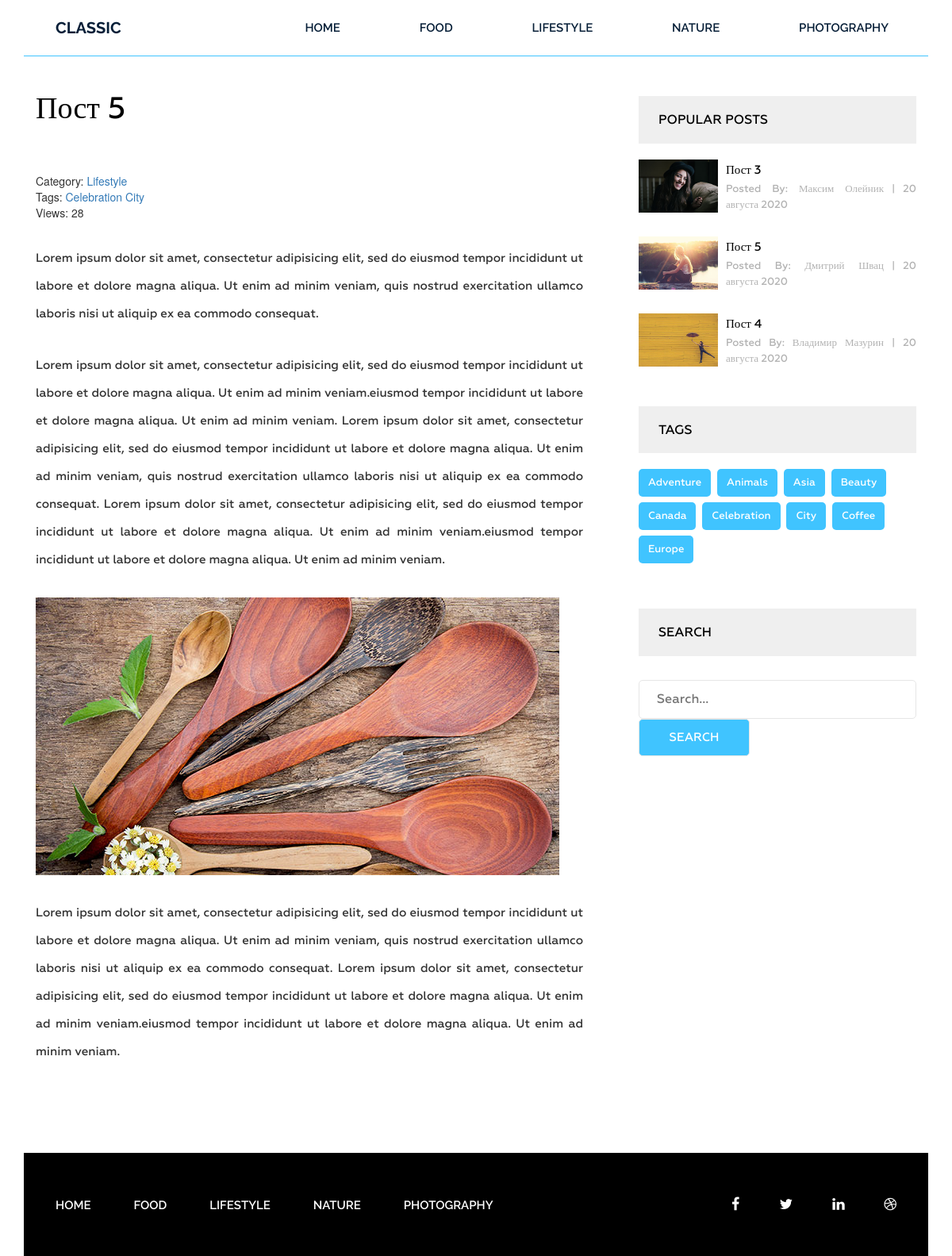
The app's page /post/post-5/ with its own data.
### blog/models.py (models this page shows, shortened)
class Category(models.Model):
    title = models.CharField(max_length=255)
    slug = models.SlugField(max_length=255, verbose_name='url', unique=True)
    def get_absolute_url(self):
        return reverse('category', kwargs={"slug": self.slug})
    def __str__(self):
        return self.title
    class Meta:
        verbose_name = 'Категория(ю)'
        verbose_name_plural = 'Категории'
        ordering = ['title']

class Post(models.Model):
    title = models.CharField(max_length=255)
    slug = models.SlugField(max_length=255, verbose_name='url', unique=True)
    author = models.CharField(max_length=100)
    content = models.TextField(blank=True)
    created_at = models.DateTimeField(auto_now_add=True)
    photo = models.ImageField(upload_to='photos/%Y/%m/%d/', blank=True)
    views = models.IntegerField(default=0)
    category = models.ForeignKey(Category, on_delete=models.PROTECT, related_name='posts')
    tags = models.ManyToManyField(Tag, blank=True, related_name='posts')
    def get_absolute_url(self):
        return reverse('post', kwargs={"slug": self.slug})
    class Meta:
        verbose_name = 'Статья'
        verbose_name_plural = 'Статьи'
        ordering = ['-created_at']

class Tag(models.Model):
    title = models.CharField(max_length=50)
    slug = models.SlugField(max_length=50, verbose_name='url', unique=True)
    class Meta:
        verbose_name = 'Тег'
        verbose_name_plural = 'Теги'
        ordering = ['title']
    def get_absolute_url(self):
        return reverse('tag', kwargs={"slug": self.slug})

### blog/views.py (the view)
# urls.py: path('post/<str:slug>/', GetPost.as_view(), name='post'),
class GetPost(DetailView):
    model = Post
    template_name = 'blog/single.html'
    context_object_name = 'post'
    def get_context_data(self, *, object_list=None, **kwargs):
        context = super().get_context_data(**kwargs)
        self.object.views = F('views') + 1
        self.object.save()
        self.object.refresh_from_db()
        return context

### blog/templatetags/menu.py (called while the page is built)
@register.inclusion_tag('blog/menu_tpl.html')
def show_menu(menu_class='menu'):
    categories = Category.objects.all()
    return {"categories": categories, "menu_class": menu_class}

### blog/templatetags/sidebar.py (called while the page is built)
@register.inclusion_tag('blog/popular_posts_tpl.html')
def get_popular(cnt=3):
    posts = Post.objects.order_by('-views')[:cnt]
    return {"posts": posts}

@register.inclusion_tag('blog/tags_tpl.html')
def get_tags():
    tags = Tag.objects.all()
    return {"tags": tags}

### blog/templates/blog/single.html (shortened to what this page needs)
{% extends 'base.html' %}
{% load static %}
{% load sidebar %}
{% block content %}
<section class="single-blog-area">
    <div class="container">
        <div class="row">
           <div class="col-md-12">
            <div class="border-top">
                <div class="col-md-8">
                <div class="blog-area">
                    <div class="blog-area-part">
                        <h2>{{ post.title }}</h2>
                        <div class="single-content">
                            <div>
                                <span>Category: <a href="{{ post.category.get_absolute_url }}">{{ post.category }}</a></span>
                                <br>
                                {% if post.tags.exists %}
                                <span>
                                    Tags:
                                    {% for tag in post.tags.all %}
                                        <a href="{{ tag.get_absolute_url }}">{{ tag.title }}</a>
                                    {% endfor %}
                                </span>
                                {% endif %}
                                <br>
                                <span>
                                    Views: {{ post.views }}
                                </span>
                            </div>
                            {{ post.content|safe }}
                        </div>
                    </div>
                </div>
            </div>
            <div class="col-md-4">
                {% get_popular 3 %}
                {% get_tags %}
                <div class="newsletter">
                    <h2 class="sidebar-title">Search</h2>
                    <form action="{% url 'search' %}" method="get">
                        <input type="text" name="s" placeholder="Search...">
                        <input type="submit" value="Search">
                    </form>
                </div>
            </div>
            </div>
            </div>
        </div>
    </div>
</section>
{% endblock %}

### templates/base.html (shortened to what this page needs)
{% load static %}
{% load cache %}
<!DOCTYPE html>
<html lang="en">
<head>
    <link rel="stylesheet" href="{% static 'css/bootstrap.css' %}">
    <link rel="stylesheet" href="{% static 'css/font-awesome.min.css' %}">
    <link rel="stylesheet" href="{% static 'css/owl.carousel.min.css' %}">
    <link rel="stylesheet" href="{% static 'css/owl.theme.default.min.css' %}">
    <link rel="stylesheet" href="{% static 'style.css' %}">
    <link rel="stylesheet" href="{% static 'responsive.css' %}">
</head>
<body>
    <div class="wrapper">
        {% cache 20 header %}
        {% include 'inc/_header.html' %}
        {% endcache %}
        {% block content %}{% endblock %}
        {% cache 20 footer %}
        {% include 'inc/_footer.html' %}
        {% endcache %}
    </div>
</body>
</html>

### templates/inc/_header.html
{% load menu %}
<header class="header">
    <div class="container">
        <div class="row">
            <div class="col-md-2">
                <div class="logo">
                    <h2><a href="{% url 'home' %}">Classic</a></h2>
                </div>
            </div>
            <div class="col-md-10">
                {% show_menu %}
            </div>
        </div>
    </div>
</header>

### blog/templates/blog/menu_tpl.html
<div class="{{ menu_class }}">
    <ul>
        <li><a href="{% url 'home' %}">Home</a></li>
        {% for item in categories %}
        <li><a href="{{ item.get_absolute_url }}">{{ item.title }}</a></li>
        {% endfor %}
    </ul>
</div>

### blog/templates/blog/popular_posts_tpl.html
<h2 class="sidebar-title">Popular Posts</h2>
<div class="grid">
    {% for post in posts %}
    <div class="portfolio-item popular">
        {% if post.photo %}
            <img src="{{ post.photo.url }}" alt="{{ post.title }}">
        {% else %}
            <img src="https://picsum.photos/id/237/300/201" alt="{{ post.title }}">
        {% endif %}
        <div class="portfolio-text">
            <h5><a href="{{ post.get_absolute_url }}">{{ post.title }}</a></h5>
            <p>Posted By: {{ post.author }}<span>|</span>{{ post.created_at|date:"j E Y" }}</p>
        </div>
    </div>
    {% endfor %}
</div>

### blog/templates/blog/tags_tpl.html
<div class="tags">
    <h2 class="sidebar-title">Tags</h2>
    {% for tag in tags %}
    <p><a href="{{ tag.get_absolute_url }}">{{ tag.title }}</a></p>
    {% endfor %}
</div>

### templates/inc/_footer.html
{% load menu %}
<footer class="footer">
    <div class="container">
        <div class="row">
            <div class="col-md-12">
                <div class="footer-bg">
                    <div class="row">
                        <div class="col-md-9">
                            {% show_menu 'footer-menu' %}
                        </div>
                        <div class="col-md-3">
                            <div class="footer-icon">
                                <p><a href="#"><i class="fa fa-facebook" aria-hidden="true"></i></a><a href="#"><i class="fa fa-twitter" aria-hidden="true"></i></a><a href="#"><i class="fa fa-linkedin" aria-hidden="true"></i></a><a href="#"><i class="fa fa-dribbble" aria-hidden="true"></i></a></p>
                            </div>
                        </div>
                    </div> .
                </div>
            </div>
        </div>
    </div>
</footer>

### siteblog/static/style.css (style rules this page uses)
.wrapper header.header .logo h2 { margin: 0 0 0 40px; padding: 0; }
.wrapper header.header .logo h2 a { color: #061e37; font-family: "Raleway", sans-serif; font-size: 20px; font-weight: 700; text-decoration: none; line-height: 70px; padding: 22px 0; text-transform: uppercase; }
.wrapper header.header .menu { margin: 0 }
.wrapper header.header .menu ul { float: right; margin: 0; padding: 0; margin-right: 4px; }
.wrapper header.header .menu ul li { display: inline-block; list-style: outside none none; margin: 0 -4px 0 0; }
.wrapper header.header .menu ul li a { color: rgb(6, 30, 55); font-family: "Raleway", sans-serif; font-size: 15px; font-weight: 600; line-height: 70px; padding: 26px 50px; text-decoration: none; text-transform: uppercase; }
.wrapper footer.footer { height: 130px; }
.wrapper footer .footer-bg { background: #000 none repeat scroll 0 0; height: 130px; overflow: hidden; }
.wrapper footer.footer .footer-menu { margin: 0 }
.wrapper footer.footer .footer-menu ul { line-height: 130px; margin: 0; padding: 0; }
.wrapper footer.footer .footer-menu ul li { display: inline; list-style: outside none none; margin: 0; padding: 30px 0px; }
.wrapper footer.footer .footer-menu ul li a { color: #fff; font-family: "Raleway", sans-serif; font-size: 15px; font-weight: 600; line-height: 70px; margin-left: 40px; padding: 26px 10px 26px 0; text-decoration: none; text-transform: uppercase; }
.wrapper footer.footer .footer-icon p { float: right; line-height: 130px; }
.wrapper footer.footer .footer-icon p i { color: #fff; font-size: 18px; margin-right: 30px; padding: 10px; }
.single-blog-area { margin-bottom: 100px; }
.single-blog-area .border-top { border-top: 1px solid #40c4ff; }
.single-blog-area h2 { color: #010101; font-family: Geometria; font-size: 38px; font-weight: 500; margin-bottom: 60px; margin-top: 45px; }
.single-blog-area p { font-family: Geometria; font-size: 15px; font-weight: 500; line-height: 35px; position: relative; text-align: justify; }
.single-blog-area .blog-area-part p { margin-top: 30px; }
.single-blog-area img { width: 100% }
.single-blog-area .blog-area { margin-right: 40px; }
.single-blog-area form input { border: 1px solid #e6e6e6; margin: 0; padding: 12px 22px; border-radius: 5px; width: 100% }
.single-blog-area form input[placeholder] { color: #000; font-family: Geometria; font-size: 16px; font-weight: 500; }
.single-blog-area form { margin: 50px 0 0; position: relative; }
.grid .portfolio-item { margin-bottom: 30px; }
.grid .portfolio-item img { float: left; height: 72px; width: 72px; }
.single-blog-area .grid .portfolio-item .portfolio-text { margin-left: 110px; }
.single-blog-area .grid .portfolio-item .portfolio-text h5 { margin: 0 }
.single-blog-area .grid .portfolio-item .portfolio-text h5 a { color: #000; font-family: Geometria; font-size: 15px; font-weight: 500; line-height: 27px; text-decoration: none; }
.single-blog-area .grid .portfolio-item .portfolio-text p { font-family: Geometria; font-size: 13px; font-weight: 500; line-height: 20px; color: #b2b2b2; }
.single-blog-area .grid .portfolio-item .portfolio-text p span { margin: 0 10px; }
.single-blog-area h2.sidebar-title { background: #efefef none repeat scroll 0 0; color: #000; font-family: Geometria; font-size: 16px; font-weight: 500; margin-bottom: 20px; margin-top: 50px; padding: 21px 25px; text-transform: uppercase; }
.single-blog-area .tags p { background: #40c4ff none repeat scroll 0 0; border-radius: 5px; display: inline-block; font-family: Geometria; font-size: 13px; font-weight: 500; margin-right: 4px; padding: 0 12px; margin-bottom: 7px; }
.single-blog-area .tags p a { color: #fff; display: inline-block; text-decoration: none; }
.single-blog-area .newsletter form { margin: 30px 0 0; }
.single-blog-area .newsletter input[type="submit"] { width: 40%; background: #40c4ff; color: #fff; text-transform: uppercase; font-family: Geometria; font-size: 15px; font-weight: 500; }
.grid .portfolio-item img { width: 100px; height: auto; }

### records on screen
Category: title "FOOD"
Category: title "LIFESTYLE"
Category: title "NATURE"
Category: title "PHOTOGRAPHY"
Post: title "Пост 5", category "Lifestyle", views "28", content "Lorem ipsum dolor sit amet, consectetur adipisicing elit, sed do eiusmod tempor incididunt ut labore et dolore magna aliqua. Ut enim ad minim veniam, quis nostrud exercitation ullamco laboris nisi ut aliquip ex ea commodo consequat. Lorem ipsum dolor sit amet, consectetur adipisicing elit, sed do eiusmod tempor incididunt ut labore et dolore magna aliqua. Ut enim ad minim veniam.eiusmod tempor incididunt ut labore et dolore magna aliqua. Ut enim ad minim veniam. Lorem ipsum dolor sit amet, consectetur adipisicing elit, sed do eiusmod tempor incididunt ut labore et dolore magna aliqua. Ut enim ad minim veniam, quis nostrud exercitation ullamco laboris nisi ut aliquip ex ea commodo consequat.…", content (picture), photo (picture), author "Дмитрий Швац", created_at "20 августа 2020"
Tag: title "Celebration"
Tag: title "City"
Post: photo (picture), title "Пост 3", author "Максим Олейник", created_at "20 августа 2020"
Post: photo (picture), title "Пост 4", author "Владимир Мазурин", created_at "20 августа 2020"
Tag: title "Adventure"
Tag: title "Animals"
Tag: title "Asia"
Tag: title "Beauty"
Tag: title "Canada"
Tag: title "Coffee"
Tag: title "Europe"
